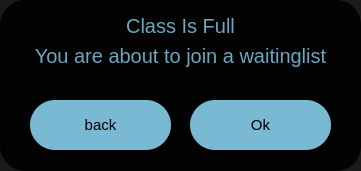
   <widget class="QWidget" name="WLConfirmationMsg" native="true">
    <property name="geometry">
     <rect>
      <x>600</x>
      <y>340</y>
      <width>361</width>
      <height>171</height>
     </rect>
    </property>
    <property name="styleSheet">
     <string notr="true">background: none;
background-color: rgba(0,0,0,0.9);
border-radius: 25px;</string>
    </property>
    <widget class="QPushButton" name="WLConfirmationMsgB">
     <property name="geometry">
      <rect>
       <x>30</x>
       <y>100</y>
       <width>141</width>
       <height>50</height>
      </rect>
     </property>
     <property name="font">
      <font>
       <pointsize>11</pointsize>
      </font>
     </property>
     <property name="styleSheet">
      <string notr="true">QPushButton
{
background: none;
background-color: rgba(135, 206, 235,0.9);
color: black;
border-radius: 25px;
}
QPushButton:hover
{
border: 3px solid rgba(135, 206, 235,0.9);
background-color: rgba(250, 250, 250,0.8);
}</string>
     </property>
     <property name="text">
      <string>back</string>
     </property>
    </widget>
    <widget class="QLabel" name="label_21">
     <property name="geometry">
      <rect>
       <x>0</x>
       <y>40</y>
       <width>361</width>
       <height>31</height>
      </rect>
     </property>
     <property name="styleSheet">
      <string notr="true">background: none;
font-size: 20px;
color: rgba(135, 206, 235,0.8);</string>
     </property>
     <property name="text">
      <string>You are about to join a waitinglist</string>
     </property>
     <property name="alignment">
      <set>Qt::AlignmentFlag::AlignCenter</set>
     </property>
    </widget>
    <widget class="QLabel" name="label_22">
     <property name="geometry">
      <rect>
       <x>0</x>
       <y>10</y>
       <width>361</width>
       <height>31</height>
      </rect>
     </property>
     <property name="styleSheet">
      <string notr="true">background: none;
font-size: 20px;
color: rgba(135, 206, 235,0.8);</string>
     </property>
     <property name="text">
      <string>Class Is Full</string>
     </property>
     <property name="alignment">
      <set>Qt::AlignmentFlag::AlignCenter</set>
     </property>
    </widget>
    <widget class="QPushButton" name="WLConfirmationMsgO">
     <property name="geometry">
      <rect>
       <x>190</x>
       <y>100</y>
       <width>141</width>
       <height>50</height>
      </rect>
     </property>
     <property name="font">
      <font>
       <pointsize>11</pointsize>
      </font>
     </property>
     <property name="styleSheet">
      <string notr="true">QPushButton
{
background: none;
background-color: rgba(135, 206, 235,0.9);
color: black;
border-radius: 25px;
}
QPushButton:hover
{
border: 3px solid rgba(135, 206, 235,0.9);
background-color: rgba(250, 250, 250,0.8);
}</string>
     </property>
     <property name="text">
      <string>Ok</string>
     </property>
    </widget>
   </widget>
